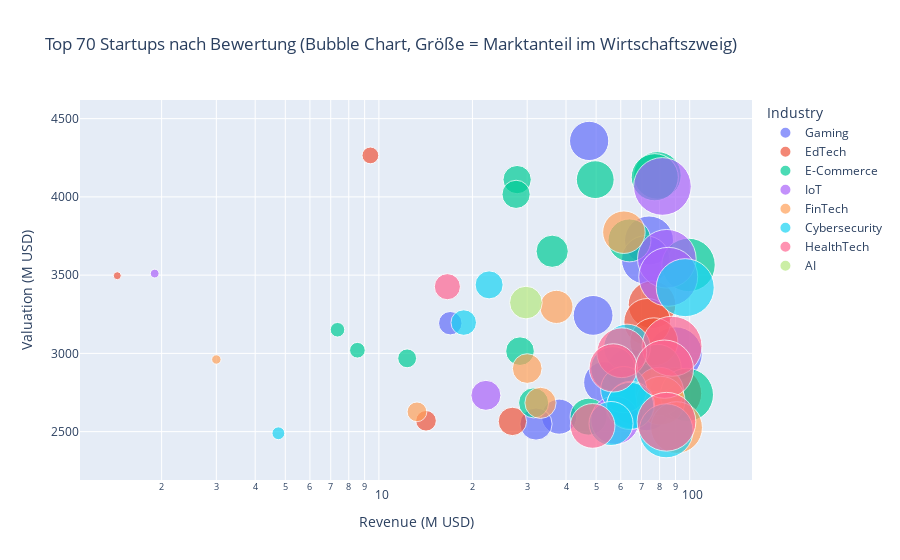

The notebook cell saved with this chart:
### Markdown cell above
### Graph V4

### Marktanteilanalyse

Im folgenden Analysieren wir in welchem Verhältnis die Startups zu einander stehen. Als Parameter nutzen wir hier Einnahmen, Bewertung und den Marktanteil der Unternehmen innerhalb einer Branche. Wichtig zu erwähnen ist, dass wir hierbei nur die 70 größten Unternehmen (gemessen an der Bewertung) anschauen, sodass es übersichtlicher bleibt. Auch wenn dadurch die volle Aussagekraft des Charts genommen wird, veranschaulicht es dennoch gut einige Trends welche sich ebenfalls durch die Gesamtheit der sich im Datensatz befindenden Unternehmen zieht.

### Code cell
if 'eff_df' not in globals():
    eff_df = df.assign(
        Revenue_per_Invested_USD=df['Revenue (M USD)'] / df['Funding Amount (M USD)']
    )

# Branchen-Umsatz und relativer Branchen-Marktanteil (bezogen auf Umsatz der Branche)
eff_df["Industry Total Revenue"] = eff_df.groupby("Industry")["Revenue (M USD)"].transform("sum")
eff_df["Industry Market Share (%)"] = (eff_df["Revenue (M USD)"] / eff_df["Industry Total Revenue"]) * 100

# Top 70 nach Bewertung, nur mit Umsatz > 0
top70 = eff_df.nlargest(70, "Valuation (M USD)")
top70 = top70[top70["Revenue (M USD)"] > 0]

# Größen-Skalierung für Bubble-Chart
sizes = top70["Industry Market Share (%)"]
sizeref = 2.0 * sizes.max() / (60.0 ** 2)  # size_max=60

fig = px.scatter(
    top70,
    x="Revenue (M USD)",
    y="Valuation (M USD)",
    size="Industry Market Share (%)",  # Bubble-Größe = Marktanteil
    color="Industry",
    hover_name="Startup Name",
    hover_data={"Industry Market Share (%)": True, "Revenue (M USD)": True, "Valuation (M USD)": True},
    log_x=True,
    size_max=60,
    title="Top 70 Startups nach Bewertung (Bubble Chart, Größe = Marktanteil im Wirtschaftszweig)"
)
fig.update_traces(marker=dict(sizeref=sizeref, sizemin=4))
fig.show()

### Figure 1 — Plotly figure (JSON) as saved in the notebook; plotly's stock layout.template omitted (floating-point values rounded to 4 significant figures)
{"data": [{"customdata": [[1.488], [2.32], [2.262], [1.533], [0.532], [2.818], [1.997], [1.667], [2.274], [1.192], [1.004]], "hovertemplate": "<b>%{hovertext}</b><br><br>Industry=Gaming<br>Revenue (M USD)=%{x}<br>Valuation (M USD)=%{y}<br>Industry Market Share (%)=%{customdata[0]}<extra></extra>", "hovertext": ["Startup_385", "Startup_251", "Startup_420", "Startup_342", "Startup_202", "Startup_283", "Startup_32", "Startup_499", "Startup_219", "Startup_289", "Startup_215"], "legendgroup": "Gaming", "marker": {"color": "#636efa", "size": [1.488, 2.32, 2.262, 1.533, 0.532, 2.818, 1.997, 1.667, 2.274, 1.192, 1.004], "sizemin": 4, "sizemode": "area", "sizeref": 0.001934, "symbol": "circle"}, "mode": "markers", "name": "Gaming", "orientation": "v", "showlegend": true, "type": "scatter", "x": [47.48, 73.99, 72.17, 48.89, 16.97, 89.89, 63.69, 53.16, 72.55, 38.01, 32.03], "xaxis": "x", "y": [4357.0, 3721.0, 3597.0, 3243.0, 3193.0, 2997.0, 2885.0, 2815.0, 2661.0, 2596.0, 2549.0], "yaxis": "y"}, {"customdata": [[0.2722], [0.04175], [2.193], [2.117], [2.223], [2.613], [0.4111], [0.7795]], "hovertemplate": "<b>%{hovertext}</b><br><br>Industry=EdTech<br>Revenue (M USD)=%{x}<br>Valuation (M USD)=%{y}<br>Industry Market Share (%)=%{customdata[0]}<extra></extra>", "hovertext": ["Startup_226", "Startup_90", "Startup_2", "Startup_412", "Startup_47", "Startup_238", "Startup_146", "Startup_101"], "legendgroup": "EdTech", "marker": {"color": "#EF553B", "size": [0.2722, 0.04175, 2.193, 2.117, 2.223, 2.613, 0.4111, 0.7795], "sizemin": 4, "sizemode": "area", "sizeref": 0.001934, "symbol": "circle"}, "mode": "markers", "name": "EdTech", "orientation": "v", "showlegend": true, "type": "scatter", "x": [9.39, 1.44, 75.65, 73.01, 76.68, 90.14, 14.18, 26.89], "xaxis": "x", "y": [4265.0, 3496.0, 3311.0, 3201.0, 3074.0, 2744.0, 2569.0, 2565.0], "yaxis": "y"}, {"customdata": [[2.192], [2.151], [0.7758], [1.384], [0.7697], [1.783], [1.006], [2.761], [0.205], [0.2376], [0.7925], [0.3435], [2.193], [2.729], [1.829], [0.8766], [1.316]], "hovertemplate": "<b>%{hovertext}</b><br><br>Industry=E-Commerce<br>Revenue (M USD)=%{x}<br>Valuation (M USD)=%{y}<br>Industry Market Share (%)=%{customdata[0]}<extra></extra>", "hovertext": ["Startup_365", "Startup_109", "Startup_398", "Startup_52", "Startup_95", "Startup_361", "Startup_274", "Startup_452", "Startup_269", "Startup_457", "Startup_319", "Startup_218", "Startup_96", "Startup_61", "Startup_223", "Startup_240", "Startup_89"], "legendgroup": "E-Commerce", "marker": {"color": "#00cc96", "size": [2.192, 2.151, 0.7758, 1.384, 0.7697, 1.783, 1.006, 2.761, 0.205, 0.2376, 0.7925, 0.3435, 2.193, 2.729, 1.829, 0.8766, 1.316], "sizemin": 4, "sizemode": "area", "sizeref": 0.001934, "symbol": "circle"}, "mode": "markers", "name": "E-Commerce", "orientation": "v", "showlegend": true, "type": "scatter", "x": [78.7, 77.21, 27.85, 49.67, 27.63, 64.0, 36.1, 99.13, 7.36, 8.53, 28.45, 12.33, 78.73, 97.97, 65.65, 31.47, 47.26], "xaxis": "x", "y": [4137.0, 4126.0, 4110.0, 4110.0, 4016.0, 3722.0, 3653.0, 3565.0, 3151.0, 3020.0, 3014.0, 2968.0, 2906.0, 2735.0, 2686.0, 2684.0, 2596.0], "yaxis": "y"}, {"customdata": [[3.219], [3.326], [0.07486], [3.36], [0.8707], [2.266]], "hovertemplate": "<b>%{hovertext}</b><br><br>Industry=IoT<br>Revenue (M USD)=%{x}<br>Valuation (M USD)=%{y}<br>Industry Market Share (%)=%{customdata[0]}<extra></extra>", "hovertext": ["Startup_399", "Startup_391", "Startup_296", "Startup_70", "Startup_341", "Startup_404"], "legendgroup": "IoT", "marker": {"color": "#ab63fa", "size": [3.219, 3.326, 0.07486, 3.36, 0.8707, 2.266], "sizemin": 4, "sizemode": "area", "sizeref": 0.001934, "symbol": "circle"}, "mode": "markers", "name": "IoT", "orientation": "v", "showlegend": true, "type": "scatter", "x": [81.69, 84.41, 1.9, 85.29, 22.1, 57.52], "xaxis": "x", "y": [4067.0, 3604.0, 3510.0, 3489.0, 2732.0, 2573.0], "yaxis": "y"}, {"customdata": [[1.748], [1.061], [0.08539], [0.8542], [2.273], [2.295], [0.9424], [0.3774], [2.583]], "hovertemplate": "<b>%{hovertext}</b><br><br>Industry=FinTech<br>Revenue (M USD)=%{x}<br>Valuation (M USD)=%{y}<br>Industry Market Share (%)=%{customdata[0]}<extra></extra>", "hovertext": ["Startup_253", "Startup_180", "Startup_15", "Startup_49", "Startup_179", "Startup_257", "Startup_328", "Startup_363", "Startup_377"], "legendgroup": "FinTech", "marker": {"color": "#FFA15A", "size": [1.748, 1.061, 0.08539, 0.8542, 2.273, 2.295, 0.9424, 0.3774, 2.583], "sizemin": 4, "sizemode": "area", "sizeref": 0.001934, "symbol": "circle"}, "mode": "markers", "name": "FinTech", "orientation": "v", "showlegend": true, "type": "scatter", "x": [61.42, 37.26, 3.0, 30.01, 79.85, 80.64, 33.11, 13.26, 90.75], "xaxis": "x", "y": [3774.0, 3297.0, 2961.0, 2903.0, 2756.0, 2698.0, 2684.0, 2627.0, 2526.0], "yaxis": "y"}, {"customdata": [[0.7601], [3.249], [0.6297], [2.111], [1.901], [2.06], [2.171], [2.16], [1.875], [2.82], [0.1595]], "hovertemplate": "<b>%{hovertext}</b><br><br>Industry=Cybersecurity<br>Revenue (M USD)=%{x}<br>Valuation (M USD)=%{y}<br>Industry Market Share (%)=%{customdata[0]}<extra></extra>", "hovertext": ["Startup_71", "Startup_128", "Startup_186", "Startup_309", "Startup_60", "Startup_142", "Startup_439", "Startup_192", "Startup_173", "Startup_305", "Startup_104"], "legendgroup": "Cybersecurity", "marker": {"color": "#19d3f3", "size": [0.7601, 3.249, 0.6297, 2.111, 1.901, 2.06, 2.171, 2.16, 1.875, 2.82, 0.1595], "sizemin": 4, "sizemode": "area", "sizeref": 0.001934, "symbol": "circle"}, "mode": "markers", "name": "Cybersecurity", "orientation": "v", "showlegend": true, "type": "scatter", "x": [22.63, 96.74, 18.75, 62.86, 56.6, 61.33, 64.65, 64.3, 55.84, 83.96, 4.75], "xaxis": "x", "y": [3438.0, 3420.0, 3197.0, 3038.0, 2902.0, 2768.0, 2670.0, 2664.0, 2552.0, 2505.0, 2490.0], "yaxis": "y"}, {"customdata": [[0.6589], [3.481], [2.398], [2.252], [3.289], [3.34], [1.932]], "hovertemplate": "<b>%{hovertext}</b><br><br>Industry=HealthTech<br>Revenue (M USD)=%{x}<br>Valuation (M USD)=%{y}<br>Industry Market Share (%)=%{customdata[0]}<extra></extra>", "hovertext": ["Startup_62", "Startup_327", "Startup_376", "Startup_318", "Startup_451", "Startup_500", "Startup_27"], "legendgroup": "HealthTech", "marker": {"color": "#FF6692", "size": [0.6589, 3.481, 2.398, 2.252, 3.289, 3.34, 1.932], "sizemin": 4, "sizemode": "area", "sizeref": 0.001934, "symbol": "circle"}, "mode": "markers", "name": "HealthTech", "orientation": "v", "showlegend": true, "type": "scatter", "x": [16.61, 87.74, 60.45, 56.76, 82.92, 84.19, 48.71], "xaxis": "x", "y": [3426.0, 3046.0, 3004.0, 2907.0, 2899.0, 2563.0, 2537.0], "yaxis": "y"}, {"customdata": [[1.031]], "hovertemplate": "<b>%{hovertext}</b><br><br>Industry=AI<br>Revenue (M USD)=%{x}<br>Valuation (M USD)=%{y}<br>Industry Market Share (%)=%{customdata[0]}<extra></extra>", "hovertext": ["Startup_233"], "legendgroup": "AI", "marker": {"color": "#B6E880", "size": [1.031], "sizemin": 4, "sizemode": "area", "sizeref": 0.001934, "symbol": "circle"}, "mode": "markers", "name": "AI", "orientation": "v", "showlegend": true, "type": "scatter", "x": [29.72], "xaxis": "x", "y": [3325.0], "yaxis": "y"}], "layout": {"legend": {"itemsizing": "constant", "title": {"text": "Industry"}, "tracegroupgap": 0}, "title": {"text": "Top 70 Startups nach Bewertung (Bubble Chart, Größe = Marktanteil im Wirtschaftszweig)"}, "xaxis": {"anchor": "y", "domain": [0, 1], "title": {"text": "Revenue (M USD)"}, "type": "log"}, "yaxis": {"anchor": "x", "domain": [0, 1], "title": {"text": "Valuation (M USD)"}}}}
